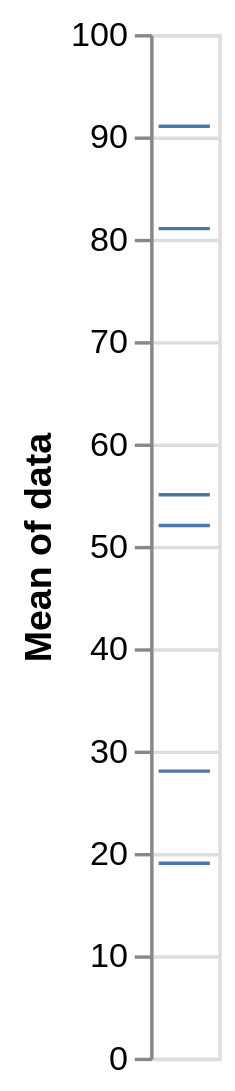

Describe this chart as a Vega-Lite specification.
### Vega-Lite specification from a JSON file in a GitHub repository (floating-point values rounded to 4 significant figures)
{"$schema": "https://vega.github.io/schema/vega-lite/v4.json", "data": {"values": [28, 55, 28, 91, 81, 55, 19, 81, 52]}, "mark": "tick", "encoding": {"y": {"field": "data", "aggregate": "mean"}, "tooltip": {"field": "data"}}}
